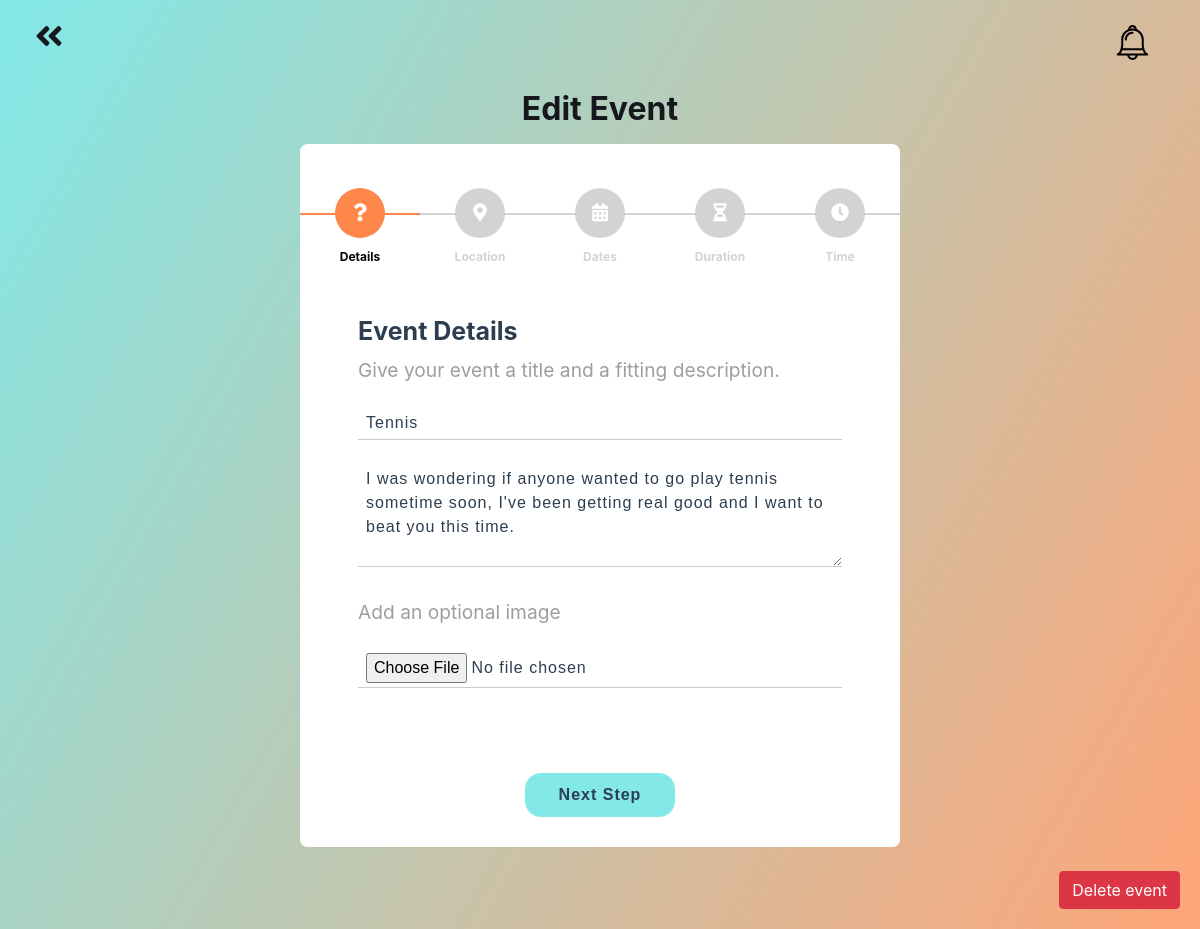
/event/1/edit/ (signed in), run on the app's committed database.
### schedge/models.py (models this page shows, shortened)
class Event(models.Model):
    STATUS_OPTIONS = (("C", "Chosen"), ("U", "Unresolved"), ("F", "Finished"))
    title = models.CharField(max_length=100)
    location = models.CharField(max_length=300)
    description = models.TextField(blank=True, max_length=5000)
    starttime = models.TimeField(default=django.utils.timezone.now)
    endtime = models.TimeField(default=django.utils.timezone.now)
    startdate = models.DateField(default=django.utils.timezone.now)
    enddate = models.DateField(default=django.utils.timezone.now)
    duration = models.DurationField(
        max_length=dt.timedelta(hours=10), default=dt.timedelta()
    )
    image = models.ImageField(default="default.jpg", upload_to="images/")
    status = models.CharField(max_length=10, default="U", choices=STATUS_OPTIONS)
    host = models.ForeignKey(
        get_user_model(), default=1, on_delete=models.CASCADE, related_name="host"
    )
    participants = models.ManyToManyField(get_user_model(), related_name="participants")
    chosen_time = models.DateTimeField(null=True)
    error_css_class = "error"

### schedge/views.py (the view, shortened to what this page needs)
# urls.py: path("event/<int:event_id>/edit/", views.eventedit, name="eventedit"),
@login_required(login_url="/login/")
def eventedit(request, event_id):
    try:
        this_event = Event.objects.get(id=event_id)
    except Event.DoesNotExist:
        return HttpResponseNotFound("404: not valid event id")
    if request.user != this_event.host:
        return HttpResponse("Unauthorized", status=401)
    seconds = this_event.duration.seconds
    initial_times = {
        "starttime": this_event.starttime.strftime("%H:%M"),
        "endtime": this_event.endtime.strftime("%H:%M"),
        "duration": [(seconds // 3600) % 24, (seconds // 60) % 60],
    }
    form = EventForm(instance=this_event, initial=initial_times)
    context = {"event": this_event, "form": form}
    return render(request, "eventedit.html", context)

### schedge/widgets.py (called while the page is built)
    def render(self, name, value, attrs=None, renderer=None):
        if not value:
            value = [False] * len(self.widgets)
        rendered_widgets = [
            x.render(name, value[i]) for i, x in enumerate(self.widgets)
        ]
        labels = ["Hours", "Minutes"]
        labeled = []
        for label, widget in zip(labels, rendered_widgets):
            labeled.append(f"<tr><td>{label}</td><td>{widget}</td></tr>")
        return '<table id="id_duration">' + "".join(labeled) + "</table>"

### schedge/templates/eventedit.html (shortened to what this page needs)
{% extends 'framework.html' %}
{% load static %}
{% load notifications_tags %}
{% notifications_unread as unread_count %}
{% block stylesheet%}
<link rel="stylesheet" href="{% static 'css/mypage_style.css' %}">
<link rel="stylesheet" href="{% static 'css/event_multistep.css' %}">
<link rel="stylesheet" href="https://cdnjs.cloudflare.com/ajax/libs/font-awesome/5.15.3/css/all.min.css"
 />
{%endblock%}
{% block content %}
<div class="container-fluid h-100">
    <div class="row h-100">
        <div class="col displayright" id="grad1">
            <div class="row m_left_small m_top_small">
                <a class="simple_link" href="{% url 'event' event_id=event.id%}"><i
                        class="fas fa-angle-double-left fa-2x fa"></i></a>
            </div>
            <div class="row justify-content-center m_top_small">
                <div class="col-11 col-sm-9 col-md-7 col-lg-6 text-center p-0 mt-3 mb-2">
                    <h2><strong>Edit Event</strong></h2>
                    <div class="card px-0 pt-4 pb-0 mt-3 mb-3">
                        <div class="row">
                            <div class="col-md-12 mx-0">
                                <form method="POST" id="msform" action="/event/{{ event.id }}/edit/#/"
                                    enctype="multipart/form-data""
                                    enctype=" multipart/form-data">
                                    <ul id="progressbar">
                                        <li class="active" id="event_det"><strong>Details</strong></li>
                                        <li id="location"><strong>Location</strong></li>
                                        <li id="calender"><strong>Dates</strong></li>
                                        <li id="durtimer"><strong>Duration</strong></li>
                                        <li id="clock"><strong>Time</strong></li>
                                    </ul>
                                    <fieldset>
                                        <div class="form-card">
                                            <h2 class="fs-title">Event Details</h2>
                                            <div class="explanation">Give your event a title and a fitting description.
                                            </div><br>
                                            {{ form.title }}
                                            {{ form.description }}
                                            <div class="explanation">Add an optional image</div><br>
                                            {{ form.image }}
                                        </div> <input type="button" name="next" class="next action-button"
                                            value="Next Step" id="next1" />
                                    </fieldset>
                                </form>
                            </div>
                        </div>
                    </div>
                </div>
            </div>
            <div class="row justify-content-end">
                <form method="POST" action="/event/{{ event.id }}/edit/delete/" enctype="multipart/form-data"
                    id="delete_form">
                    <input type="submit" value="Delete event" class="btn btn-danger m_right_small m_btm_small"
                        onclick="validateSubmit('Are you sure you want to delete?', 'delete_form');return false;">
                </form>
            </div>
        </div>
    </div>
</div>
{% endblock %}

### schedge/static/css/base_stylesheet.css (style rules this page uses)
html, body, main { padding: 0; color: #16161d; }
.m_top_small { margin-top: 20px; }
.m_btm_small { margin-bottom: 20px; }
.m_left_small { margin-left: 20px; }
.m_right_small { margin-right: 20px; }
.simple_link { color: inherit; }

### schedge/static/css/mypage_style.css (style rules this page uses)
html, body, main { height: 100%; }
.card { margin-bottom: 20px; }
.form-card textarea { max-height: 300px; min-height: 2em; height: 100px; }

### schedge/static/css/event_multistep.css (style rules this page uses)
* { margin: 0; padding: 0 }
html { height: 100% }
#grad1 { background-image: linear-gradient(120deg, rgba(88, 225, 224, 0.75), rgba(255, 135, 74, 0.75)); }
#msform { text-align: center; position: relative; margin-top: 20px }
#msform fieldset .form-card { background: white; border: 0 none; border-radius: 0px; padding: 20px 40px 30px 40px; box-sizing: border-box; width: 94%; margin: 0 3% 20px 3%; position: relative }
#msform fieldset { background: white; border: 0 none; border-radius: 0.5rem; box-sizing: border-box; width: 100%; margin: 0; padding-bottom: 20px; position: relative }
#msform fieldset .form-card { text-align: left; color: #9E9E9E }
#msform input, #msform textarea { padding: 0px 8px 4px 8px; border: none; border-bottom: 1px solid #ccc; border-radius: 0px; margin-bottom: 25px; margin-top: 2px; width: 100%; box-sizing: border-box; font-family: sans-serif; color: #2C3E50; font-size: 16px; letter-spacing: 1px }
#msform .action-button { width: 150px; background: rgba(88, 225, 224, 0.75); font-weight: bold; border: 0 none; border-radius: 1em; cursor: pointer; padding: 10px 5px; margin: 10px 5px }
.card { z-index: 0; border: none; border-radius: 0.5rem; position: relative }
.fs-title { font-size: 25px; color: #2C3E50; margin-bottom: 10px; font-weight: bold; text-align: left }
#progressbar { margin-bottom: 30px; overflow: hidden; color: lightgrey }
#progressbar .active { color: #000000 }
#progressbar li { list-style-type: none; font-size: 12px; width: 20%; float: left; position: relative }
#progressbar #event_det:before { font-family: "Font Awesome 5 Free"; font-weight:900; content: "\f128" }
#progressbar #location:before { font-family: "Font Awesome 5 Free"; font-weight:900; content: "\f3c5" }
#progressbar #calender:before { font-family: "Font Awesome 5 Free"; font-weight:900; content: "\f073" }
#progressbar #durtimer:before { font-family: "Font Awesome 5 Free"; font-weight:900; content: "\f252" }
#progressbar #clock:before { font-family: "Font Awesome 5 Free"; font-weight:900; content: "\f017" }
#progressbar li:before { width: 50px; height: 50px; line-height: 45px; display: block; font-size: 18px; color: #ffffff; background: lightgray; border-radius: 50%; margin: 0 auto 10px auto; padding: 2px }
#progressbar li:after { content: ''; width: 100%; height: 2px; background: lightgray; position: absolute; left: 0; top: 25px; z-index: -1 }
#progressbar li.active:before, #progressbar li.active:after { background: #FF874A }
.explanation { font-size: larger; }

### data on the page
Event: title "Tennis", description "I was wondering if anyone wanted to go play tennis sometime soon, I've been getting real good and I want to beat you this time."
